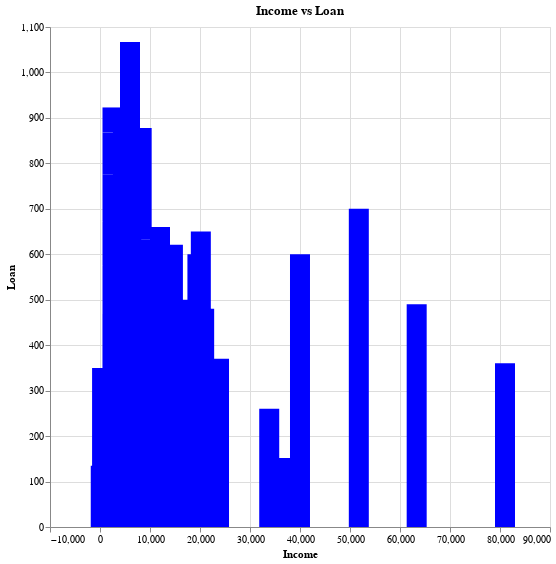

Here is the notebook cell this chart was saved with:
### Code cell
alt.Chart(df).mark_bar(
  size = 20,
  color = "blue"

).encode(
    x=alt.X('ApplicantIncome', title = "Income"),
    y=alt.Y('LoanAmount', title = "Loan")
).properties(
    title = "Income vs Loan",
    width=500,
    height=500
).interactive()

### Figure 1 — Vega-Lite specification as saved in the notebook (floating-point values rounded to 4 significant figures; data arrays with more than 128 entries replaced by an {"elided": "..."} marker saying what was removed)
{"config": {"view": {"continuousWidth": 400, "continuousHeight": 300}}, "data": {"name": "data-cfa7f741517e14624e4f6d73931606d9"}, "mark": {"type": "bar", "color": "blue", "size": 20}, "encoding": {"x": {"field": "ApplicantIncome", "title": "Income", "type": "quantitative"}, "y": {"field": "LoanAmount", "title": "Loan", "type": "quantitative"}}, "height": 500, "selection": {"selector003": {"type": "interval", "bind": "scales", "encodings": ["x", "y"]}}, "title": "Income vs Loan", "width": 500, "$schema": "https://vega.github.io/schema/vega-lite/v4.17.0.json", "datasets": {"data-cfa7f741517e14624e4f6d73931606d9": {"elided": "614 records"}}}
